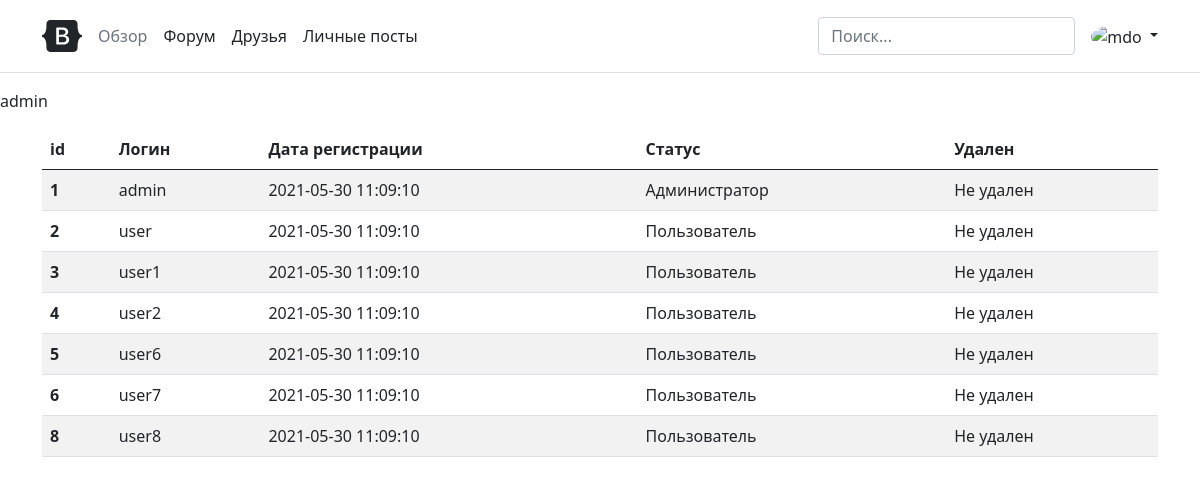
The app's page /users (signed in) with its own data.
### data/user.py (models this page shows, shortened)
class User(SqlAlchemyBase, UserMixin):
    __tablename__ = 'users'  # Подключение к таблице 'users' базы данных
    id = sqlalchemy.Column(sqlalchemy.Integer, primary_key=True, autoincrement=True)  # Выбор столбца
    login = sqlalchemy.Column(sqlalchemy.String, index=True, unique=True)  # __||__
    hashed_password = sqlalchemy.Column(sqlalchemy.String, nullable=True)  # __||__
    status_id = sqlalchemy.Column(sqlalchemy.Integer, sqlalchemy.ForeignKey('user_status.id'),
                                                                                        nullable=True)
    registration_date = sqlalchemy.Column(sqlalchemy.TIMESTAMP, nullable=True)
    deleted = sqlalchemy.Column(sqlalchemy.Boolean, nullable=True)
    status = relationship("UserStatus", foreign_keys=[status_id])

### data/user_status.py (models this page shows)
class UserStatus(SqlAlchemyBase, UserMixin):
    __tablename__ = 'user_status'  # Подключение к таблице 'users_status' базы данных
    id = sqlalchemy.Column(sqlalchemy.Integer, primary_key=True, autoincrement=True)  # Выбор столбца
    status = sqlalchemy.Column(sqlalchemy.String, nullable=True)
    users = relationship("User")
    def __repr__(self):
        return f'{self.status}'  # возвращает статус

### app.py (the view)
@app.route('/users')
@login_required
def users():  # Возвращает админу список пользователей
    if current_user.login != 'admin':
        return "Доступ запрещен"
    db_sess = db_session.create_session()
    users = db_sess.query(User).order_by(User.id.asc())  # Присвоение переменной таблицы БД
    return render_template('users.html', users=users)

### app.py (called while the page is built)
@login_manager.user_loader
def load_user(user_id):
    db_sess = db_session.create_session()
    return db_sess.query(User).get(user_id)

### data/db_session.py (called while the page is built)
def create_session() -> Session:
    global __factory
    return __factory()

### templates/users.html (shortened to what this page needs)
{% extends "index.html" %}
{% block content %}
    <table class="table table-striped">
  <thead>
      <th scope="col">id</th>
      <th scope="col">Логин</th>
      <th scope="col">Дата регистрации</th>
      <th scope="col">Статус</th>
      <th scope="col">Удален</th>
  </thead>
  <tbody>
  {% for user in users %}
    <tr>
      <th scope="row">{{ user.id }}</th>
      <td>{{ user.login }}</td>
      <td>{{ user.registration_date }}</td>
      <td>{{ user.status}}</td>
      <td>{% if user.deleted == "True" %}{% print("Удален") %}{% else %}{% print("Не удален") %}{% endif %}</td>
    </tr>
  {% endfor %}
  </tbody>
  </table>
{% endblock %}

### templates/index.html (shortened to what this page needs)
<!doctype html>
<html lang="ru">
<html>
<head>
    <link href="{{ url_for('static', filename='bootstrap/css/bootstrap.min.css') }}" rel="stylesheet">
    <link rel="stylesheet" type="text/css"
          href="{{ url_for('static', filename='bootstrap/css/headers.css') }}"/>
</head>
<body>
    <header class="p-3 mb-3 border-bottom">
        <div class="container">
            <div class="d-flex flex-wrap align-items-center justify-content-center justify-content-lg-start">
                <a href="/" class="d-flex align-items-center mb-2 mb-lg-0 text-dark text-decoration-none">
                    <svg class="bi me-2" width="40" height="32" role="img" aria-label="Bootstrap">
                        <use xlink:href="#bootstrap"></use>
                    </svg>
                </a>
                <ul class="nav col-12 col-lg-auto me-lg-auto mb-2 justify-content-center mb-md-0">
                    <li><a href="#" class="nav-link px-2 link-secondary">Обзор</a></li>
                    <li><a href="{{ url_for('sections') }}" class="nav-link px-2 link-dark">Форум</a></li>
                    <li><a href="#" class="nav-link px-2 link-dark">Друзья</a></li>
                    <li><a href="#" class="nav-link px-2 link-dark">Личные посты</a></li>
                </ul>
                <form class="col-12 col-lg-auto mb-3 mb-lg-0 me-lg-3">
                    <input type="search" class="form-control" placeholder="Поиск..." aria-label="Поиск">
                </form>
                {% if current_user.is_authenticated %}
                    <div class="dropdown text-end">
                        <a href="#" class="d-block link-dark text-decoration-none dropdown-toggle"
                           id="dropdownUser1" data-bs-toggle="dropdown" aria-expanded="false">
                            <img src="https://okeygeek.ru/wp-content/uploads/2020/03/no_avatar.png"
                                            alt="mdo" width="32" height="32" class="rounded-circle">
                        </a>
                    </div>
                {% endif %}
            </div>
        </div>
    </header>
    <header>
        {% if current_user.is_authenticated %}
            <p>{{ current_user.login }}</p>
        {% else %}
            <h1 align="center">Требуется вход</h1>
        {% endif %}
    </header>
    <main role="main" class="container">
        {% block content %}{% endblock %}
    </main>
</body>
</html>

### records on screen
User: login "admin", id "1", registration_date "2021-05-30 11:09:10", status "Администратор", print "Не удален"
User: id "2", login "user", registration_date "2021-05-30 11:09:10", status "Пользователь", print "Не удален"
User: id "3", login "user1", registration_date "2021-05-30 11:09:10", status "Пользователь", print "Не удален"
User: id "4", login "user2", registration_date "2021-05-30 11:09:10", status "Пользователь", print "Не удален"
User: id "5", login "user6", registration_date "2021-05-30 11:09:10", status "Пользователь", print "Не удален"
User: id "6", login "user7", registration_date "2021-05-30 11:09:10", status "Пользователь", print "Не удален"
User: id "8", login "user8", registration_date "2021-05-30 11:09:10", status "Пользователь", print "Не удален"
